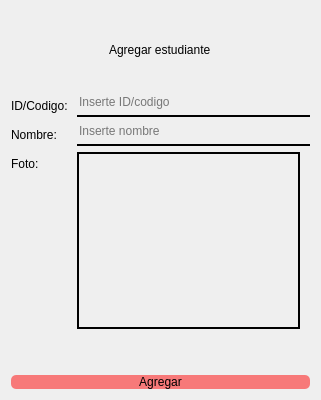
<?xml version="1.0" encoding="UTF-8"?>
<ui version="4.0">
 <class>Agregar_estudiante</class>
 <widget class="QWidget" name="Agregar_estudiante">
  <property name="geometry">
   <rect>
    <x>0</x>
    <y>0</y>
    <width>321</width>
    <height>400</height>
   </rect>
  </property>
  <property name="minimumSize">
   <size>
    <width>321</width>
    <height>400</height>
   </size>
  </property>
  <property name="maximumSize">
   <size>
    <width>321</width>
    <height>400</height>
   </size>
  </property>
  <property name="windowTitle">
   <string>Agregar Estudiante</string>
  </property>
  <layout class="QGridLayout" name="gridLayout">
   <item row="0" column="0">
    <layout class="QVBoxLayout" name="lay_ver_principal">
     <item alignment="Qt::AlignHCenter">
      <widget class="QLabel" name="lbl_agregar_estudiante">
       <property name="styleSheet">
        <string notr="true">font: 35pt &quot;Gill Sans MT Condensed&quot;;</string>
       </property>
       <property name="text">
        <string>Agregar estudiante</string>
       </property>
      </widget>
     </item>
     <item>
      <layout class="QFormLayout" name="lay_frm_datos">
       <item row="0" column="1">
        <widget class="QLineEdit" name="txt_codigo_estudiante">
         <property name="styleSheet">
          <string notr="true">background-color: rgba(0,0,0,0);
border: none;
border-bottom: 2px solid rgba(0, 0, 0, 255);
padding-bottom: 5px;
font: 10pt &quot;Gill Sans MT&quot;;</string>
         </property>
         <property name="text">
          <string/>
         </property>
         <property name="placeholderText">
          <string>Inserte ID/codigo</string>
         </property>
        </widget>
       </item>
       <item row="1" column="0">
        <widget class="QLabel" name="lbl_nombre_estudiante">
         <property name="styleSheet">
          <string notr="true">font: 11pt &quot;Gill Sans MT&quot;;</string>
         </property>
         <property name="text">
          <string>Nombre: </string>
         </property>
        </widget>
       </item>
       <item row="1" column="1">
        <widget class="QLineEdit" name="txt_nombre_estudiante">
         <property name="styleSheet">
          <string notr="true">background-color: rgba(0,0,0,0);
border: none;
border-bottom: 2px solid rgba(0, 0, 0, 255);
padding-bottom: 5px;
font: 10pt &quot;Gill Sans MT&quot;;</string>
         </property>
         <property name="placeholderText">
          <string>Inserte nombre</string>
         </property>
        </widget>
       </item>
       <item row="2" column="0">
        <widget class="QLabel" name="lbl_foto_diag">
         <property name="styleSheet">
          <string notr="true">font: 11pt &quot;Gill Sans MT&quot;;</string>
         </property>
         <property name="text">
          <string>Foto:</string>
         </property>
        </widget>
       </item>
       <item row="2" column="1">
        <widget class="QLabel" name="lbl_foto_agregar">
         <property name="minimumSize">
          <size>
           <width>223</width>
           <height>177</height>
          </size>
         </property>
         <property name="maximumSize">
          <size>
           <width>223</width>
           <height>177</height>
          </size>
         </property>
         <property name="styleSheet">
          <string notr="true">background-color: rgba(0,0,0,0);
border: none;
border: 2px solid rgba(0, 0, 0, 255);
padding-top: 10px;
padding-bottom: 10px;
padding-right: 30px;
padding-left: 30px;</string>
         </property>
         <property name="text">
          <string/>
         </property>
         <property name="pixmap">
          <pixmap resource="../images/imagenes.qrc">:/images/mas.png</pixmap>
         </property>
         <property name="scaledContents">
          <bool>true</bool>
         </property>
        </widget>
       </item>
       <item row="0" column="0">
        <widget class="QLabel" name="lbl_codigo_id">
         <property name="styleSheet">
          <string notr="true">font: 11pt &quot;Gill Sans MT&quot;;</string>
         </property>
         <property name="text">
          <string>ID/Codigo: </string>
         </property>
        </widget>
       </item>
       <item row="3" column="1">
        <widget class="QLabel" name="lbl_mensaje">
         <property name="styleSheet">
          <string notr="true"/>
         </property>
         <property name="text">
          <string/>
         </property>
        </widget>
       </item>
       <item row="4" column="1">
        <widget class="QLabel" name="lbl_mensaje_2">
         <property name="text">
          <string/>
         </property>
        </widget>
       </item>
      </layout>
     </item>
     <item>
      <widget class="QPushButton" name="btn_agregar_estudiante">
       <property name="styleSheet">
        <string notr="true">QPushButton#btn_agregar_estudiante {
	background-color: rgba(255,0,0,126);
	border-radius: 5px;
	
	font: 15pt &quot;Gill Sans MT Condensed&quot;;
}

QPushButton#btn_agregar_estudiante:hover {
	background-color: rgba(255,155,155,226);
	border-radius:5px;
	
	font: 15pt &quot;Gill Sans MT Condensed&quot;;
}

QPushButton#btn_agregar_estudiante:pressed {
	background-color: rgba(255,110,100,255);
	border-radius: 5px;
	
	font: 15pt &quot;Gill Sans MT Condensed&quot;;
}</string>
       </property>
       <property name="text">
        <string>Agregar</string>
       </property>
      </widget>
     </item>
    </layout>
   </item>
  </layout>
 </widget>
 <resources>
  <include location="../images/imagenes.qrc"/>
  <include location="../images/imagenes.qrc"/>
 </resources>
 <connections/>
</ui>
